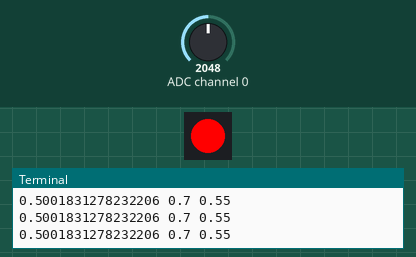
A program run on a simulated Raspberry Pi (BCM pin numbers). Parts: 1 RGB LEDs in strip order, left to right, the last lines printed to the terminal. Inputs (shaded band) come from the test bench; at power-on: ADC channel 0 = 2048 (analog values on the 0–4095 scale).

Above: at 1.2 s.
1.3 s: ADC channel 0 set to 2225
2.8 s: ADC channel 0 set to 2291
At 4.0 s:
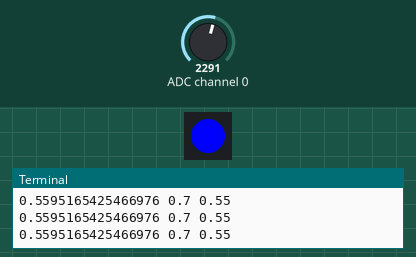
4.3 s: ADC channel 0 set to 2806
5.8 s: ADC channel 0 set to 2905
At 6.6 s:
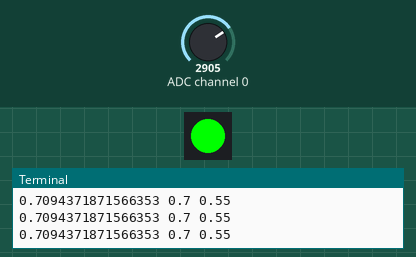
7.3 s: ADC channel 0 set to 2866
At 7.9 s:
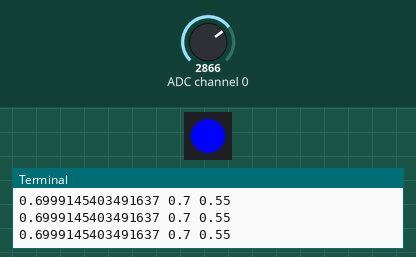
8.9 s: ADC channel 0 set to 3603
At 9.3 s:
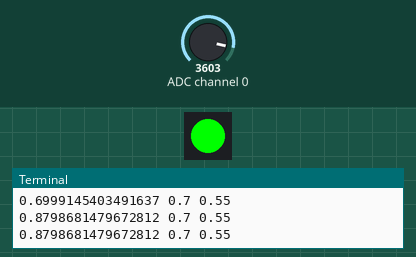
Timing chart, 0 to 11.5 s (numbered marks = the images above; inputs shaded):
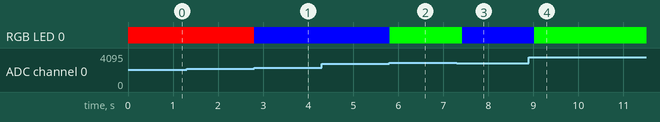

Measured:
- the behaviour switches between 2252 and 2253 on ADC channel 0 (found by bisection; images 0 and 1)
- the behaviour switches between 2866 and 2867 on ADC channel 0 (found by bisection; images 1 and 2)
- after the input at 2.8 s, RGB LED 0: RGB(255, 0, 0) → RGB(0, 0, 255) at once
- after the input at 5.8 s, RGB LED 0: RGB(0, 0, 255) → RGB(0, 255, 0) at once
- after the input at 7.3 s, RGB LED 0: RGB(0, 255, 0) → RGB(0, 0, 255) after 0.12 s
- after the input at 8.9 s, RGB LED 0: RGB(0, 0, 255) → RGB(0, 255, 0) after 0.12 s

The program:

06-02-led-nhieu-mau.py
```python
from gpiozero import MCP3208, RGBLED
from time import sleep

adc0 = MCP3208(channel=0)
led = RGBLED(red=26, green=19, blue=13)

#den ngu thong minh (red, green, blue)

try:
    while True:
        inputVal0 = adc0.value
        if inputVal0 > 0.7:
            led.color = (0,1,0)   #den blue = troi sang

        elif 0.55 <= inputVal0 <= 0.7:
            led.color = (0,0,1)  #den green = troi hoi toi

        else:
            led.color = (1,0,0) #den red = troi toi


        print(inputVal0,0.7,0.55)
        sleep(0.2)

except KeyboardInterrupt:
    pass

led.close()
adc0.close()

    
```
